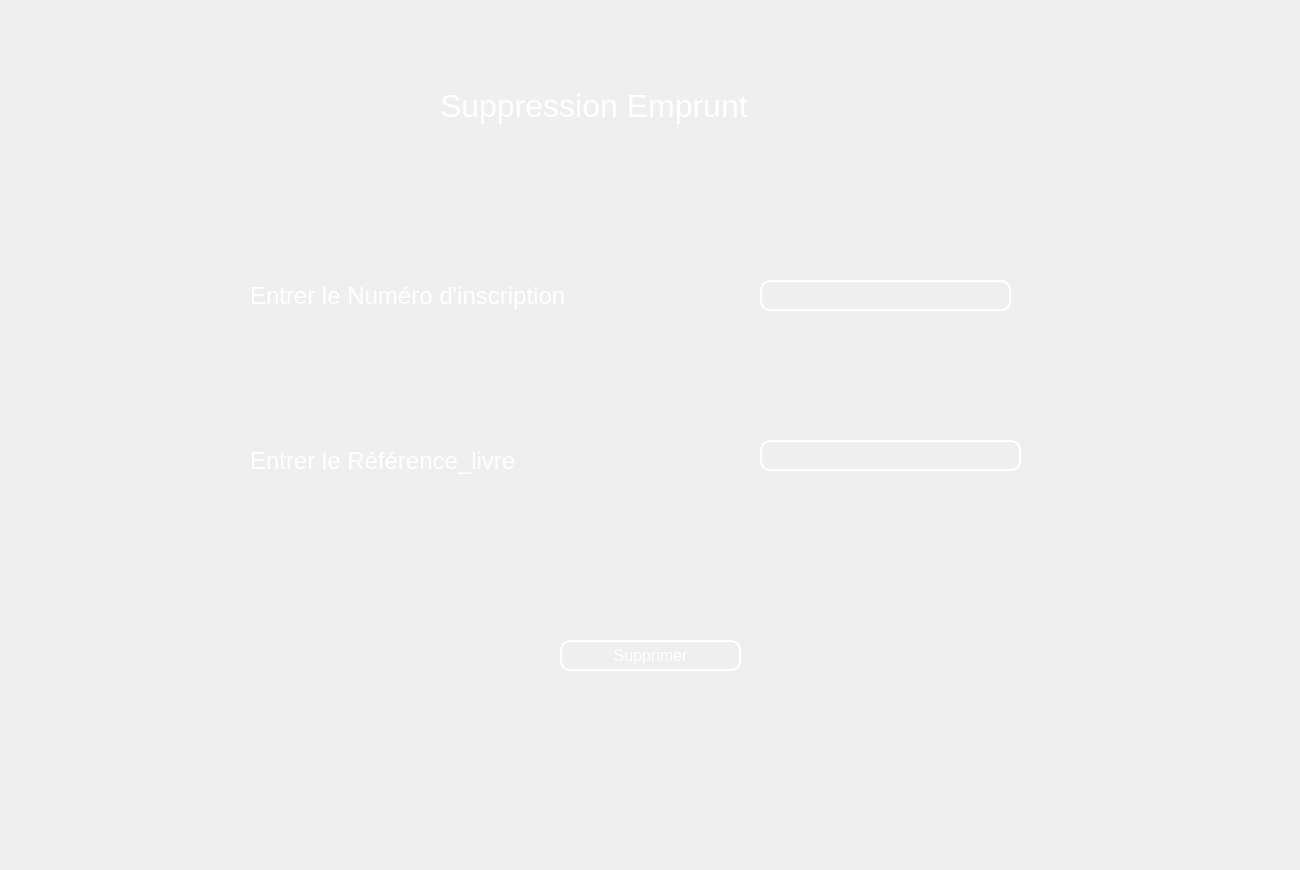
<?xml version="1.0" encoding="UTF-8"?>
<ui version="4.0">
 <class>suppression_emprunt</class>
 <widget class="QWidget" name="suppression_emprunt">
  <property name="geometry">
   <rect>
    <x>0</x>
    <y>0</y>
    <width>1300</width>
    <height>870</height>
   </rect>
  </property>
  <property name="windowTitle">
   <string>Form</string>
  </property>
  <property name="styleSheet">
   <string notr="true">background-image: url(:/ressources/23.jpg);</string>
  </property>
  <widget class="QLabel" name="label">
   <property name="geometry">
    <rect>
     <x>250</x>
     <y>270</y>
     <width>421</width>
     <height>51</height>
    </rect>
   </property>
   <property name="font">
    <font>
     <pointsize>18</pointsize>
    </font>
   </property>
   <property name="styleSheet">
    <string notr="true">background:transparent;
color: rgb(255, 255, 255);

border-radius:10px</string>
   </property>
   <property name="text">
    <string>Entrer le Numéro d'inscription</string>
   </property>
  </widget>
  <widget class="QLabel" name="label_2">
   <property name="geometry">
    <rect>
     <x>250</x>
     <y>430</y>
     <width>421</width>
     <height>61</height>
    </rect>
   </property>
   <property name="font">
    <font>
     <pointsize>18</pointsize>
    </font>
   </property>
   <property name="styleSheet">
    <string notr="true">background:transparent;
color: rgb(255, 255, 255);

border-radius:10px</string>
   </property>
   <property name="text">
    <string>Entrer le Référence_livre</string>
   </property>
  </widget>
  <widget class="QLineEdit" name="lineEdit">
   <property name="geometry">
    <rect>
     <x>760</x>
     <y>280</y>
     <width>251</width>
     <height>31</height>
    </rect>
   </property>
   <property name="font">
    <font>
     <pointsize>12</pointsize>
    </font>
   </property>
   <property name="styleSheet">
    <string notr="true">background:transparent;
color: rgb(255, 255, 255);
border:2px solid white;
border-radius:10px</string>
   </property>
  </widget>
  <widget class="QLineEdit" name="lineEdit_2">
   <property name="geometry">
    <rect>
     <x>760</x>
     <y>440</y>
     <width>261</width>
     <height>31</height>
    </rect>
   </property>
   <property name="font">
    <font>
     <pointsize>12</pointsize>
    </font>
   </property>
   <property name="styleSheet">
    <string notr="true">background:transparent;
color: rgb(255, 255, 255);
border:2px solid white;
border-radius:10px</string>
   </property>
  </widget>
  <widget class="QLabel" name="label_3">
   <property name="geometry">
    <rect>
     <x>440</x>
     <y>70</y>
     <width>431</width>
     <height>71</height>
    </rect>
   </property>
   <property name="font">
    <font>
     <pointsize>24</pointsize>
    </font>
   </property>
   <property name="styleSheet">
    <string notr="true">background:transparent;
color: rgb(255, 255, 255);

border-radius:10px</string>
   </property>
   <property name="text">
    <string>Suppression Emprunt</string>
   </property>
  </widget>
  <widget class="QPushButton" name="pushButton">
   <property name="geometry">
    <rect>
     <x>560</x>
     <y>640</y>
     <width>181</width>
     <height>31</height>
    </rect>
   </property>
   <property name="font">
    <font>
     <pointsize>12</pointsize>
    </font>
   </property>
   <property name="styleSheet">
    <string notr="true">
color: rgb(255, 255, 255);
border:2px solid white;
border-radius:10px</string>
   </property>
   <property name="text">
    <string>Supprimer</string>
   </property>
  </widget>
 </widget>
 <resources>
  <include location="ressources.qrc"/>
 </resources>
 <connections/>
</ui>
